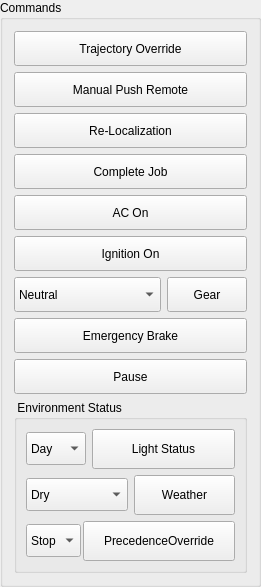
    <widget class="QGroupBox" name="groupBox_2">
     <property name="geometry">
      <rect>
       <x>230</x>
       <y>160</y>
       <width>261</width>
       <height>581</height>
      </rect>
     </property>
     <property name="title">
      <string>Commands</string>
     </property>
     <layout class="QVBoxLayout" name="verticalLayout_3">
      <item>
       <layout class="QVBoxLayout" name="verticalLayout_6">
        <item>
         <layout class="QHBoxLayout" name="horizontalLayout_30">
          <item>
           <widget class="QPushButton" name="pB_trajectoryOverride_sendReq">
            <property name="minimumSize">
             <size>
              <width>0</width>
              <height>35</height>
             </size>
            </property>
            <property name="text">
             <string>Trajectory Override</string>
            </property>
           </widget>
          </item>
         </layout>
        </item>
        <item>
         <layout class="QHBoxLayout" name="horizontalLayout_29">
          <item>
           <widget class="QPushButton" name="pB_manualPushRemote_sendReq">
            <property name="minimumSize">
             <size>
              <width>0</width>
              <height>35</height>
             </size>
            </property>
            <property name="text">
             <string>Manual Push Remote</string>
            </property>
           </widget>
          </item>
         </layout>
        </item>
        <item>
         <layout class="QHBoxLayout" name="horizontalLayout_28">
          <item>
           <widget class="QPushButton" name="pB_reLocalization_sendReq">
            <property name="minimumSize">
             <size>
              <width>0</width>
              <height>35</height>
             </size>
            </property>
            <property name="text">
             <string>Re-Localization</string>
            </property>
           </widget>
          </item>
         </layout>
        </item>
        <item>
         <layout class="QHBoxLayout" name="horizontalLayout_13">
          <item>
           <widget class="QPushButton" name="pB_completeJob_sendReq">
            <property name="minimumSize">
             <size>
              <width>0</width>
              <height>35</height>
             </size>
            </property>
            <property name="text">
             <string>Complete Job</string>
            </property>
           </widget>
          </item>
         </layout>
        </item>
        <item>
         <layout class="QHBoxLayout" name="horizontalLayout_11">
          <item>
           <widget class="QPushButton" name="pB_acControl_sendReq">
            <property name="sizePolicy">
             <sizepolicy hsizetype="Minimum" vsizetype="Fixed">
              <horstretch>0</horstretch>
              <verstretch>0</verstretch>
             </sizepolicy>
            </property>
            <property name="minimumSize">
             <size>
              <width>0</width>
              <height>35</height>
             </size>
            </property>
            <property name="text">
             <string>AC On</string>
            </property>
           </widget>
          </item>
         </layout>
        </item>
        <item>
         <layout class="QHBoxLayout" name="horizontalLayout_24">
          <item>
           <widget class="QPushButton" name="pB_ignitionCmd_sendReq">
            <property name="minimumSize">
             <size>
              <width>0</width>
              <height>35</height>
             </size>
            </property>
            <property name="text">
             <string>Ignition On</string>
            </property>
           </widget>
          </item>
         </layout>
        </item>
        <item>
         <layout class="QHBoxLayout" name="horizontalLayout_25" stretch="2,0">
          <item>
           <widget class="QComboBox" name="comboBox_gearCmd">
            <property name="sizePolicy">
             <sizepolicy hsizetype="Preferred" vsizetype="Fixed">
              <horstretch>0</horstretch>
              <verstretch>0</verstretch>
             </sizepolicy>
            </property>
            <property name="minimumSize">
             <size>
              <width>20</width>
              <height>35</height>
             </size>
            </property>
            <item>
             <property name="text">
              <string>Neutral</string>
             </property>
            </item>
            <item>
             <property name="text">
              <string>Drive</string>
             </property>
            </item>
            <item>
             <property name="text">
              <string>Reverse</string>
             </property>
            </item>
            <item>
             <property name="text">
              <string>Park</string>
             </property>
            </item>
           </widget>
          </item>
          <item>
           <widget class="QPushButton" name="pB_gearCmd_sendReq">
            <property name="minimumSize">
             <size>
              <width>0</width>
              <height>35</height>
             </size>
            </property>
            <property name="text">
             <string>Gear</string>
            </property>
           </widget>
          </item>
         </layout>
        </item>
        <item>
         <layout class="QHBoxLayout" name="horizontalLayout_6">
          <item>
           <widget class="QPushButton" name="pB_emergencyBrake_sendReq">
            <property name="minimumSize">
             <size>
              <width>0</width>
              <height>35</height>
             </size>
            </property>
            <property name="text">
             <string>Emergency Brake</string>
            </property>
           </widget>
          </item>
         </layout>
        </item>
        <item>
         <layout class="QHBoxLayout" name="horizontalLayout_10">
          <item>
           <widget class="QPushButton" name="pB_pauseResume_sendReq">
            <property name="minimumSize">
             <size>
              <width>0</width>
              <height>35</height>
             </size>
            </property>
            <property name="text">
             <string>Pause</string>
            </property>
           </widget>
          </item>
         </layout>
        </item>
       </layout>
      </item>
      <item>
       <widget class="QGroupBox" name="groupBox_5">
        <property name="title">
         <string> Environment Status</string>
        </property>
        <layout class="QVBoxLayout" name="verticalLayout_10">
         <item>
          <layout class="QHBoxLayout" name="horizontalLayout_15" stretch="0,2">
           <item>
            <widget class="QComboBox" name="comboBox_lightStatus">
             <property name="sizePolicy">
              <sizepolicy hsizetype="Preferred" vsizetype="Preferred">
               <horstretch>0</horstretch>
               <verstretch>0</verstretch>
              </sizepolicy>
             </property>
             <property name="minimumSize">
              <size>
               <width>0</width>
               <height>33</height>
              </size>
             </property>
             <property name="maximumSize">
              <size>
               <width>16777215</width>
               <height>33</height>
              </size>
             </property>
             <item>
              <property name="text">
               <string>Day</string>
              </property>
             </item>
             <item>
              <property name="text">
               <string>Night</string>
              </property>
             </item>
            </widget>
           </item>
           <item>
            <widget class="QPushButton" name="pB_lightStatus_sendReq">
             <property name="minimumSize">
              <size>
               <width>0</width>
               <height>40</height>
              </size>
             </property>
             <property name="text">
              <string>Light Status</string>
             </property>
            </widget>
           </item>
          </layout>
         </item>
         <item>
          <layout class="QHBoxLayout" name="horizontalLayout_18">
           <item>
            <widget class="QComboBox" name="comboBox_weatherStatus">
             <property name="sizePolicy">
              <sizepolicy hsizetype="Preferred" vsizetype="Preferred">
               <horstretch>0</horstretch>
               <verstretch>0</verstretch>
              </sizepolicy>
             </property>
             <property name="minimumSize">
              <size>
               <width>0</width>
               <height>33</height>
              </size>
             </property>
             <property name="maximumSize">
              <size>
               <width>16777215</width>
               <height>33</height>
              </size>
             </property>
             <item>
              <property name="text">
               <string>Dry</string>
              </property>
             </item>
             <item>
              <property name="text">
               <string>Wet</string>
              </property>
             </item>
             <item>
              <property name="text">
               <string>Drizzle Rain</string>
              </property>
             </item>
             <item>
              <property name="text">
               <string>Heavy Rain</string>
              </property>
             </item>
             <item>
              <property name="text">
               <string>Heavy Fog</string>
              </property>
             </item>
            </widget>
           </item>
           <item>
            <widget class="QPushButton" name="pB_weatherStatus_sendReq">
             <property name="minimumSize">
              <size>
               <width>0</width>
               <height>40</height>
              </size>
             </property>
             <property name="text">
              <string>Weather</string>
             </property>
            </widget>
           </item>
          </layout>
         </item>
         <item>
          <layout class="QHBoxLayout" name="horizontalLayout_19" stretch="0,10">
           <property name="spacing">
            <number>2</number>
           </property>
           <item>
            <widget class="QComboBox" name="comboBox_precedenceOverride">
             <property name="sizePolicy">
              <sizepolicy hsizetype="Preferred" vsizetype="Preferred">
               <horstretch>0</horstretch>
               <verstretch>0</verstretch>
              </sizepolicy>
             </property>
             <property name="minimumSize">
              <size>
               <width>0</width>
               <height>33</height>
              </size>
             </property>
             <property name="maximumSize">
              <size>
               <width>16777215</width>
               <height>33</height>
              </size>
             </property>
             <item>
              <property name="text">
               <string>Stop</string>
              </property>
             </item>
             <item>
              <property name="text">
               <string>Go</string>
              </property>
             </item>
            </widget>
           </item>
           <item>
            <widget class="QPushButton" name="pB_precedenceOverride_sendReq">
             <property name="minimumSize">
              <size>
               <width>0</width>
               <height>40</height>
              </size>
             </property>
             <property name="text">
              <string>PrecedenceOverride</string>
             </property>
            </widget>
           </item>
          </layout>
         </item>
        </layout>
       </widget>
      </item>
     </layout>
    </widget>
